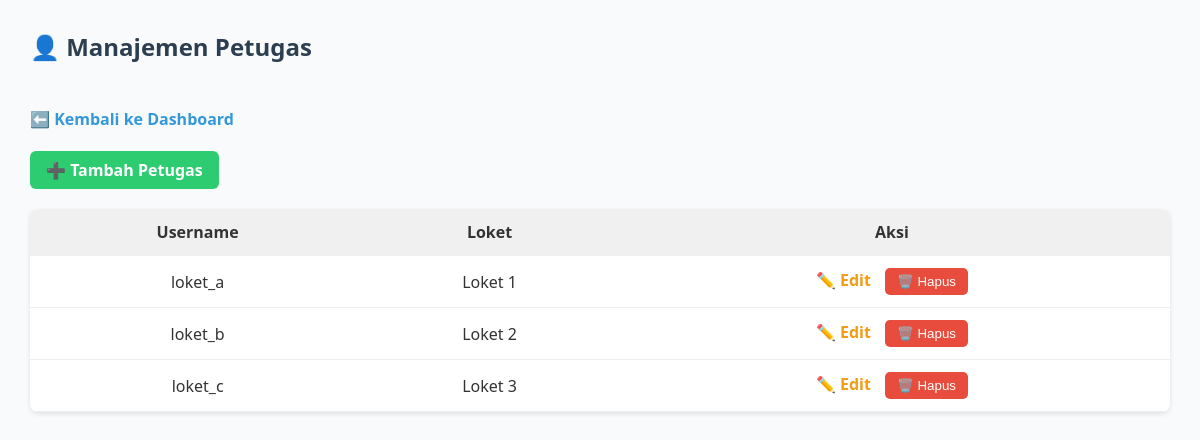
The page /admin/petugas (signed in) on the database its author committed.
### tables this page shows
CREATE TABLE users (
    id INTEGER PRIMARY KEY AUTOINCREMENT,
    username TEXT NOT NULL UNIQUE,
    password TEXT NOT NULL,
    role TEXT NOT NULL,
    loket_id INTEGER,
    FOREIGN KEY (loket_id) REFERENCES loket(id)
);

CREATE TABLE loket (
    id INTEGER PRIMARY KEY AUTOINCREMENT,
    nama TEXT NOT NULL,
    kode TEXT NOT NULL
, kuota_harian INTEGER DEFAULT 50);

### app.py (the view)
@app.route('/admin/petugas')
def admin_petugas():
    if 'user_id' not in session or session.get('role') != 'admin':
        return redirect(url_for('login'))
    conn = get_db_connection()
    petugas = conn.execute("""
        SELECT u.*, l.nama AS nama_loket FROM users u
        LEFT JOIN loket l ON u.loket_id = l.id
        WHERE u.role = 'petugas'
    """).fetchall()
    conn.close()
    return render_template('admin_petugas.html', petugas=petugas)

### app.py (called while the page is built)
def get_db_connection():
    conn = sqlite3.connect('database.db')
    conn.row_factory = sqlite3.Row
    return conn

### templates/admin_petugas.html (shortened to what this page needs)
<!DOCTYPE html>
<html>
<head>
</head>
<body>
    <h2>👤 Manajemen Petugas</h2>
    <a href="{{ url_for('admin_dashboard') }}" class="back-link">⬅️ Kembali ke Dashboard</a>
    <a href="{{ url_for('tambah_petugas') }}" class="tambah-button">➕ Tambah Petugas</a>
    <table>
        <thead>
            <tr>
                <th>Username</th>
                <th>Loket</th>
                <th>Aksi</th>
            </tr>
        </thead>
        <tbody>
            {% for p in petugas %}
            <tr>
                <td>{{ p.username }}</td>
                <td>{{ p.nama_loket or '-' }}</td>
                <td>
                    <a href="{{ url_for('edit_petugas', id=p.id) }}" class="edit-link">✏️ Edit</a>
                    <form action="{{ url_for('hapus_petugas', id=p.id) }}" method="post" style="display:inline;" onsubmit="return confirm('Yakin hapus petugas ini?')">
                        <button type="submit">🗑️ Hapus</button>
                    </form>
                </td>
            </tr>
            {% else %}
            <tr>
                <td colspan="3">Belum ada petugas</td>
            </tr>
            {% endfor %}
        </tbody>
    </table>
</body>
</html>

### templates/admin_petugas.html (style rules this page uses)
body { font-family: 'Segoe UI', sans-serif; background-color: #f9fafb; margin: 30px; color: #333; }
h2 { color: #2c3e50; }
a { text-decoration: none; color: #3498db; font-weight: bold; }
.tambah-button { display: inline-block; margin-bottom: 20px; padding: 8px 16px; background-color: #2ecc71; color: white; border-radius: 6px; }
table { width: 100%; border-collapse: collapse; background-color: #fff; border-radius: 8px; overflow: hidden; box-shadow: 0 2px 5px rgba(0,0,0,0.1); }
th, td { padding: 12px; text-align: center; border-bottom: 1px solid #eee; }
th { background-color: #f0f0f0; }
td form { display: inline; }
button { padding: 6px 12px; border: none; background-color: #e74c3c; color: white; border-radius: 5px; cursor: pointer; }
.edit-link { margin-right: 10px; color: #f39c12; }
.back-link { display: inline-block; margin-top: 25px; text-decoration: none; color: #3498db; }

### rows shown on the page
users: username "loket_a", nama "Loket 1"
users: username "loket_b", nama "Loket 2"
users: username "loket_c", nama "Loket 3"
